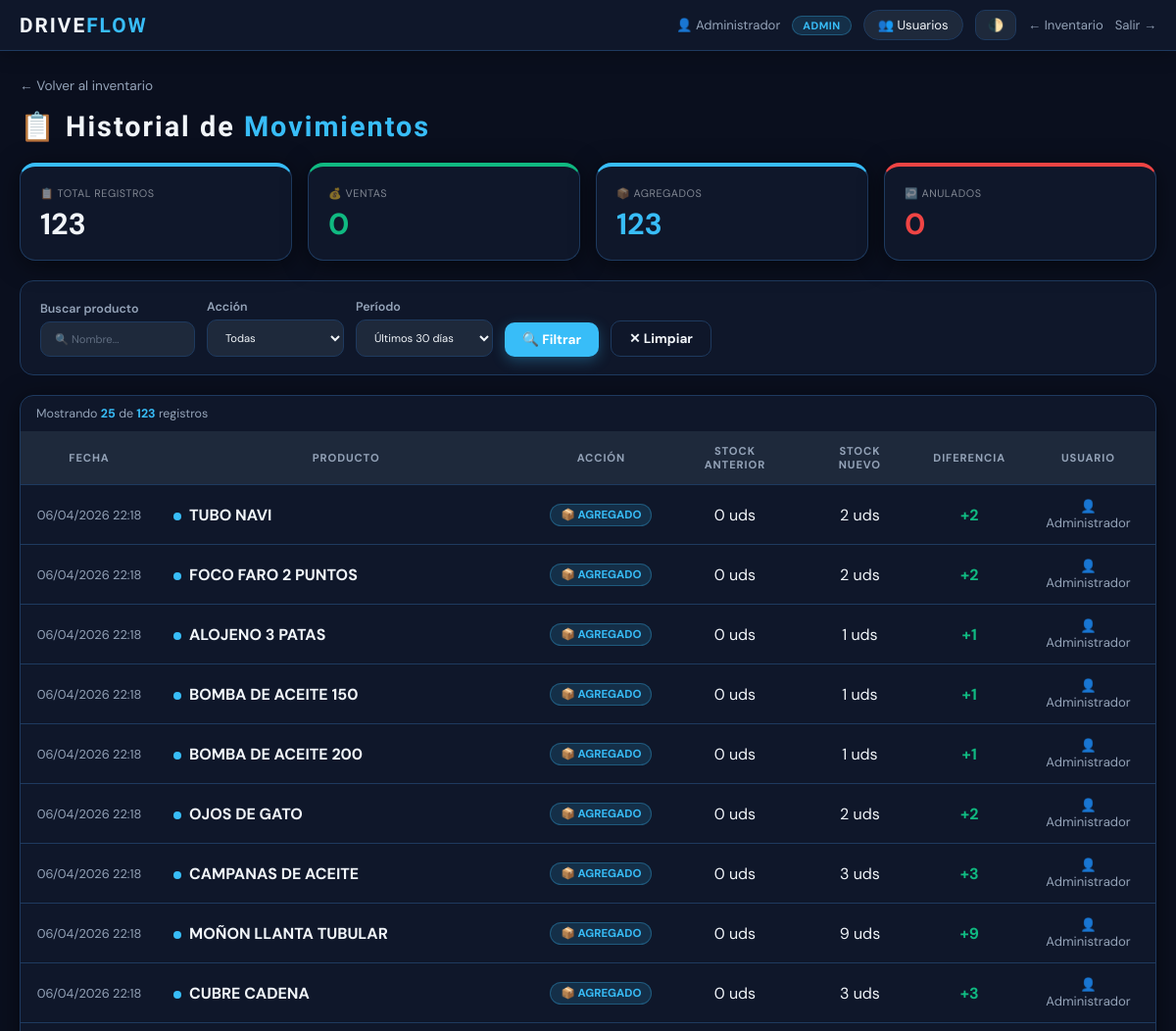
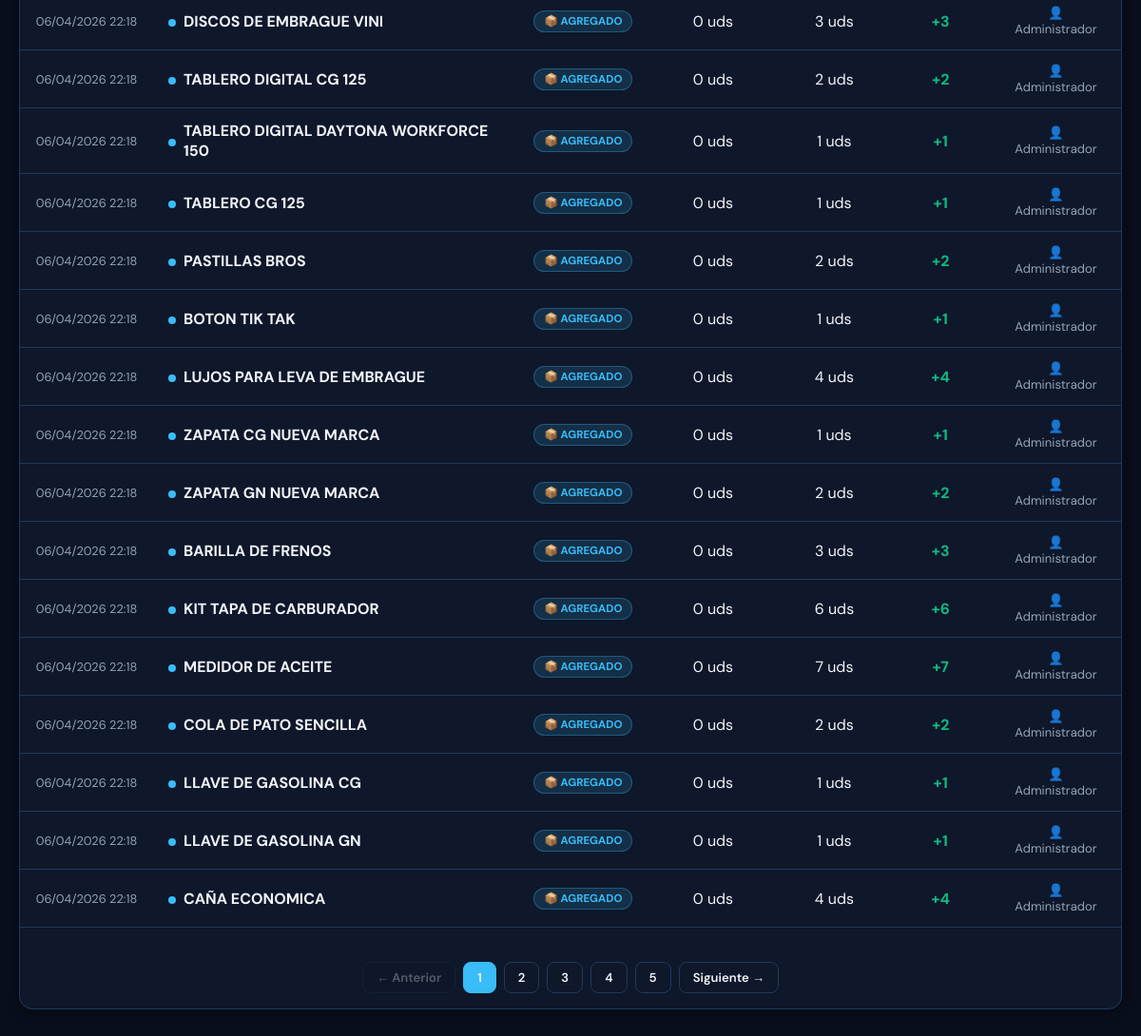
Page /historial (signed in) on the earlier database version (2 pictures, top to bottom).
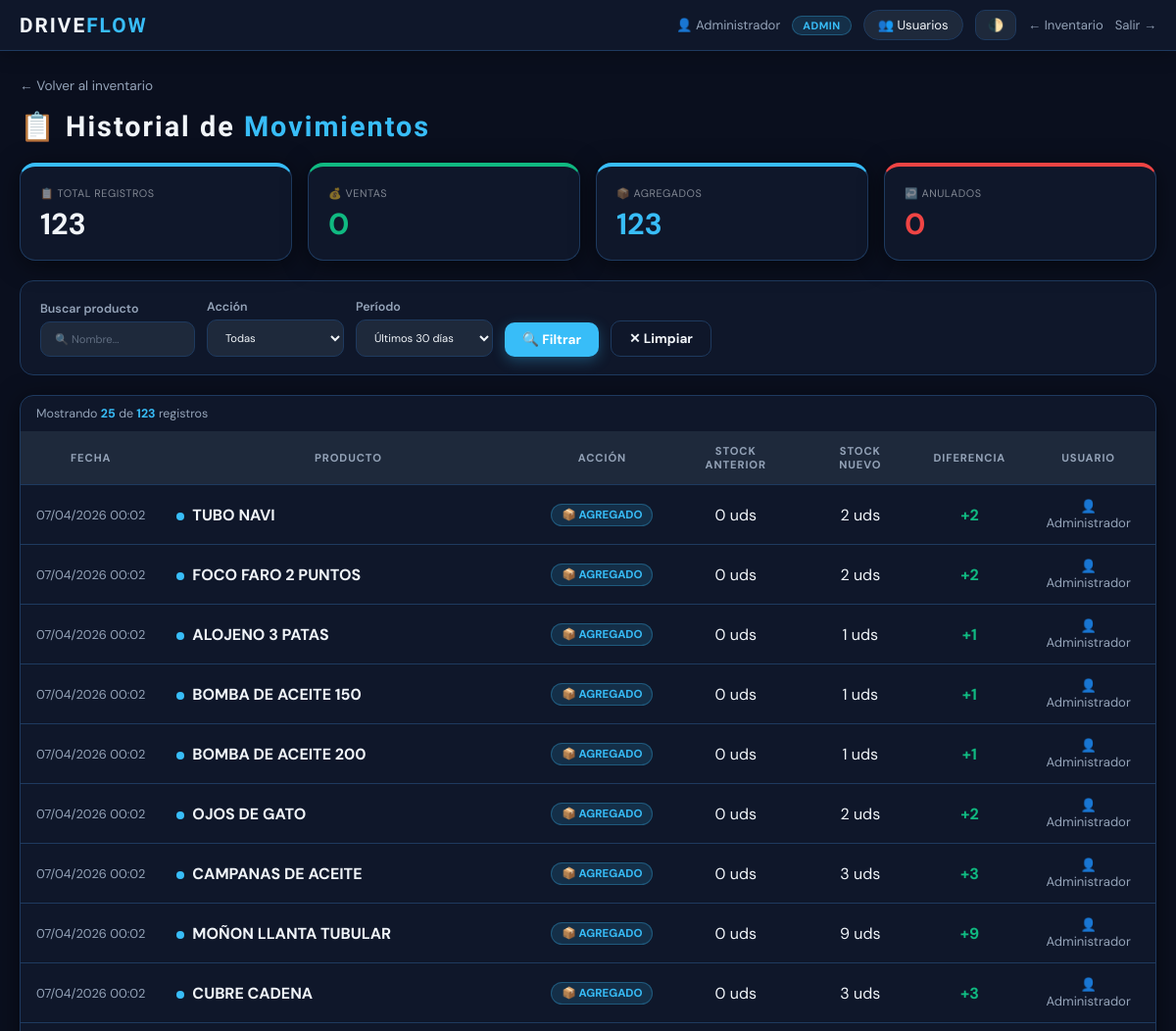
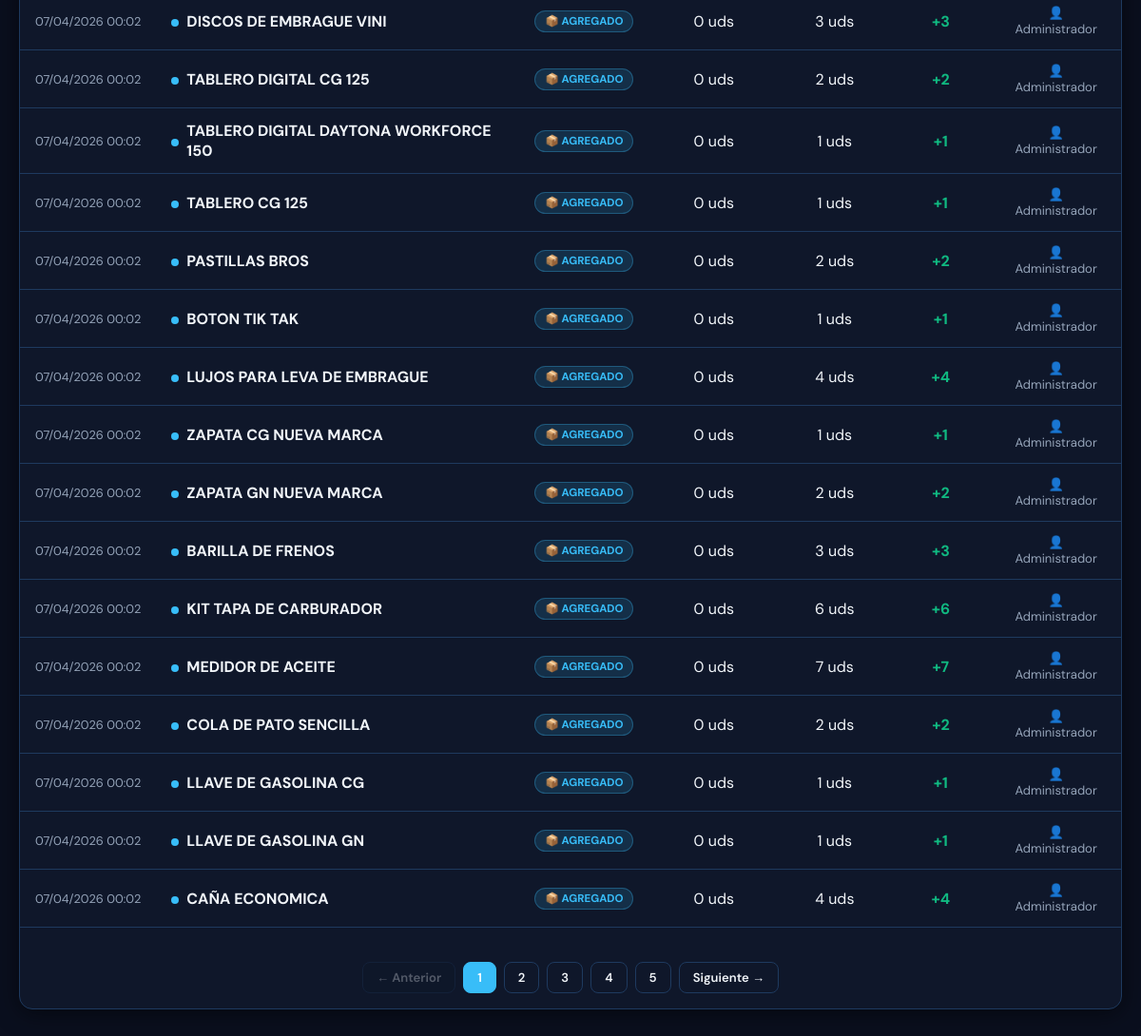
Same page on the later database version (2 pictures, top to bottom).
### models.py (models this page shows, shortened)
class Usuario(db.Model):
    __tablename__ = 'usuario'
    id            = db.Column(db.Integer, primary_key=True)
    username      = db.Column(db.String(50), nullable=False, unique=True)
    password_hash = db.Column(db.String(256), nullable=False)
    nombre        = db.Column(db.String(100), default='')
    rol           = db.Column(db.String(20), default='vendedor')  # admin|supervisor|cajero|vendedor
    activo        = db.Column(db.Boolean, default=True)
    creado_en     = db.Column(db.DateTime, default=datetime.utcnow)
    ventas        = db.relationship('Venta', backref='usuario', lazy=True, foreign_keys='Venta.usuario_id')

class HistorialStock(db.Model):
    __tablename__ = 'historial_stock'
    id             = db.Column(db.Integer, primary_key=True)
    repuesto_id    = db.Column(db.Integer, db.ForeignKey('repuesto.id', ondelete='CASCADE'), nullable=False)
    usuario_id     = db.Column(db.Integer, db.ForeignKey('usuario.id'), nullable=True)
    fecha          = db.Column(db.DateTime, default=datetime.utcnow)
    stock_anterior = db.Column(db.Integer, nullable=False)
    stock_nuevo    = db.Column(db.Integer, nullable=False)
    accion         = db.Column(db.String(50), nullable=False)
    usuario        = db.relationship('Usuario', foreign_keys=[usuario_id], lazy=True)

class Repuesto(db.Model):
    __tablename__ = 'repuesto'
    id           = db.Column(db.Integer, primary_key=True)
    nombre       = db.Column(db.String(100), nullable=False, unique=True)
    p_costo      = db.Column(db.Float, nullable=False)
    p_venta      = db.Column(db.Float, nullable=False)
    stock        = db.Column(db.Integer, nullable=False, default=0)
    vendido      = db.Column(db.Integer, default=0)
    stock_minimo = db.Column(db.Integer, default=5)
    foto_url     = db.Column(db.String(255), nullable=True)   # ← foto del producto
    ventas    = db.relationship('Venta', backref='repuesto', cascade='all, delete-orphan', lazy=True)
    historial = db.relationship('HistorialStock', backref='repuesto', cascade='all, delete-orphan', lazy=True)

### routes/historial.py (the view, shortened to what this page needs)
@historial_bp.route('/historial')
def index():
    accion   = request.args.get('accion', '')
    producto = request.args.get('producto', '').upper().strip()
    dias     = int(request.args.get('dias', 30))
    page     = int(request.args.get('page', 1))
    per_page = 25
    desde = datetime.utcnow() - timedelta(days=dias)
    query = HistorialStock.query.filter(HistorialStock.fecha >= desde)
    if accion:
        query = query.filter(HistorialStock.accion == accion)
    total     = query.count()
    registros = query.order_by(HistorialStock.fecha.desc())\
                     .offset((page-1)*per_page).limit(per_page).all()
    total_pags = max(1, (total + per_page - 1) // per_page)
    stats = {
        'total':    HistorialStock.query.filter(HistorialStock.fecha >= desde).count(),
        'vendidos': HistorialStock.query.filter(HistorialStock.fecha >= desde,
                    HistorialStock.accion == 'VENDIDO').count(),
        'agregados':HistorialStock.query.filter(HistorialStock.fecha >= desde,
                    HistorialStock.accion == 'AGREGADO').count(),
        'anulados': HistorialStock.query.filter(HistorialStock.fecha >= desde,
                    HistorialStock.accion == 'ANULADO').count(),
        'editados': HistorialStock.query.filter(HistorialStock.fecha >= desde,
                    HistorialStock.accion == 'EDITADO').count(),
    }
    return render_template('historial.html',
        registros=registros, stats=stats,
        accion=accion, producto=producto, dias=dias,
        page=page, total_pags=total_pags, total=total)

### templates/historial.html (shortened to what this page needs)
<!DOCTYPE html>
<html lang="es">
<head>
    <link rel="stylesheet" href="{{ url_for('static', filename='css/main.css') }}">
</head>
<body>
<nav class="topbar">
    <div class="topbar-left">
        <span class="logo-sm">DRIVE<span>FLOW</span></span>
    </div>
    <div class="topbar-right">
        <span class="user-info">👤 {{ session.get('user_nombre') }}</span>
        <span class="rol-badge rol-{{ session.get('user_rol','vendedor') }}">{{ session.get('user_rol','vendedor').upper() }}</span>
        {% if session.get('user_rol') == 'admin' %}
        <a href="/usuarios" class="btn-alerta" style="text-decoration:none">👥 Usuarios</a>
        {% endif %}
        <button class="theme-btn" onclick="toggleTheme()">🌓</button>
        <a href="/" class="btn-logout">← Inventario</a>
        <a href="/logout" class="btn-logout">Salir →</a>
    </div>
</nav>
<div class="container">
    <a href="/" class="back-link">← Volver al inventario</a>
    <div class="page-title">📋 Historial de <span>Movimientos</span></div>
    <div class="kpis" style="margin-bottom:20px">
        <div class="kpi kpi-blue">
            <small>📋 TOTAL REGISTROS</small>
            <strong>{{ stats.total }}</strong>
        </div>
        <div class="kpi kpi-green">
            <small>💰 VENTAS</small>
            <strong style="color:var(--success)">{{ stats.vendidos }}</strong>
        </div>
        <div class="kpi kpi-blue">
            <small>📦 AGREGADOS</small>
            <strong style="color:var(--primary)">{{ stats.agregados }}</strong>
        </div>
        <div class="kpi kpi-red">
            <small>↩️ ANULADOS</small>
            <strong style="color:var(--danger)">{{ stats.anulados }}</strong>
        </div>
    </div>
    <form method="GET" action="/historial">
        <div class="filtros">
            <div class="filtro-grupo">
                Buscar producto
                <input type="text" name="producto" placeholder="🔍 Nombre..." value="{{ producto }}">
            </div>
            <div class="filtro-grupo">
                Acción
                <select name="accion">
                    <option value="">Todas</option>
                </select>
            </div>
            <div class="filtro-grupo">
                Período
                <select name="dias">
                    <option value="30"  {{ 'selected' if dias==30 }}>Últimos 30 días</option>
                </select>
            </div>
            <button type="submit" class="btn btn-primary">🔍 Filtrar</button>
            <a href="/historial" class="btn btn-outline">✕ Limpiar</a>
        </div>
    </form>
    <div class="card card-table">
        {% if registros %}
        <div class="total-info" style="padding:10px 16px">
            Mostrando <strong class="hi">{{ registros|length }}</strong> de <strong class="hi">{{ total }}</strong> registros
        </div>
        <table>
            <thead>
                <tr>
                    <th style="width:140px">Fecha</th>
                    <th>Producto</th>
                    <th>Acción</th>
                    <th>Stock anterior</th>
                    <th>Stock nuevo</th>
                    <th>Diferencia</th>
                    <th>Usuario</th>
                </tr>
            </thead>
            <tbody>
            {% for h in registros %}
            {% set diff = h.stock_nuevo - h.stock_anterior %}
            <tr>
                <td style="font-size:.8em; color:var(--muted); white-space:nowrap">
                    {{ h.fecha.strftime('%d/%m/%Y %H:%M') }}
                </td>
                <td class="td-left">
                    <div style="display:flex; align-items:center; gap:8px">
                        <span class="dot dot-{{ h.accion }}"></span>
                        <b>{{ h.repuesto.nombre if h.repuesto else '—' }}</b>
                    </div>
                </td>
                <td>
                    <span class="accion-badge accion-{{ h.accion }}">
                        {% if h.accion == 'VENDIDO' %}💰
                        {% elif h.accion == 'AGREGADO' %}📦
                        {% elif h.accion == 'EDITADO' %}✏️
                        {% elif h.accion == 'ANULADO' %}↩️
                        {% endif %}
                        {{ h.accion }}
                    </span>
                </td>
                <td>{{ h.stock_anterior }} uds</td>
                <td>{{ h.stock_nuevo }} uds</td>
                <td>
                    {% if diff > 0 %}
                        <span class="diff-pos">+{{ diff }}</span>
                    {% elif diff < 0 %}
                        <span class="diff-neg">{{ diff }}</span>
                    {% else %}
                        <span class="diff-neu">—</span>
                    {% endif %}
                </td>
                <td style="font-size:.82em; color:var(--muted)">
                    {% if h.usuario_id %}
                        {% set u = h.usuario %}
                        👤 {{ u.nombre or u.username if u else '—' }}
                    {% else %}
                        —
                    {% endif %}
                </td>
            </tr>
            {% endfor %}
            </tbody>
        </table>
        {% if total_pags > 1 %}
        <div class="paginacion" style="padding:16px">
            <a href="?page={{ page-1 }}&accion={{ accion }}&producto={{ producto }}&dias={{ dias }}"
               class="pag-btn {{ 'disabled' if page <= 1 }}">← Anterior</a>
            {% for p in range(1, total_pags+1) %}
                {% if p == page %}
                    <span class="pag-btn active">{{ p }}</span>
                {% elif p <= 3 or p >= total_pags-2 or (p >= page-2 and p <= page+2) %}
                    <a href="?page={{ p }}&accion={{ accion }}&producto={{ producto }}&dias={{ dias }}"
                       class="pag-btn">{{ p }}</a>
                {% elif p == 4 or p == total_pags-3 %}
                    <span style="color:var(--muted);padding:0 4px">...</span>
                {% endif %}
            {% endfor %}
            <a href="?page={{ page+1 }}&accion={{ accion }}&producto={{ producto }}&dias={{ dias }}"
               class="pag-btn {{ 'disabled' if page >= total_pags }}">Siguiente →</a>
        </div>
        {% endif %}
        {% else %}
        <div class="empty-state">
            <div>📋</div>
            <p>No hay registros con los filtros seleccionados.</p>
        </div>
        {% endif %}
    </div>
</div>
</body>
</html>

### static/css/main.css (style rules this page uses)
:root { --bg:#0a0f1e;--panel:#0f172a;--panel2:#1e293b; --text:#f1f5f9;--muted:#94a3b8;--border:#1e3a5f; --primary:#38bdf8;--success:#10b981;--danger:#ef4444;--warning:#f59e0b; --r:14px;--sh:0 4px 24px rgba(0,0,0,.5);--t:.25s ease; }
*,*::before,*::after { box-sizing:border-box;margin:0 }
body { background:var(--bg);color:var(--text);font-family:'DM Sans',sans-serif;transition:background var(--t),color var(--t);min-height:100vh;padding-bottom:80px }
.topbar { display:flex;justify-content:space-between;align-items:center;padding:10px 20px;background:var(--panel);border-bottom:1px solid var(--border);position:sticky;top:0;z-index:80;box-shadow:0 2px 20px rgba(0,0,0,.3) }
.topbar-left .logo-sm { font-family:'Rajdhani',sans-serif;font-size:1.3em;font-weight:700;letter-spacing:2px }
.topbar-left .logo-sm span { color:var(--primary) }
.topbar-right { display:flex;align-items:center;gap:12px;flex-wrap:wrap }
.user-info { font-size:.82em;color:var(--muted) }
.rol-badge { font-size:.68em;font-weight:700;padding:2px 10px;border-radius:20px;letter-spacing:.5px }
.rol-admin { background:rgba(56,189,248,.15);color:var(--primary);border:1px solid rgba(56,189,248,.3) }
.btn-alerta { background:var(--panel2);border:1px solid var(--border);color:var(--text);padding:6px 14px;border-radius:20px;cursor:pointer;font-size:.82em;font-family:inherit;transition:var(--t);position:relative }
.theme-btn { background:var(--panel2);border:1px solid var(--border);color:var(--text);padding:6px 12px;border-radius:10px;cursor:pointer;font-size:.82em;font-weight:600;font-family:inherit;transition:var(--t) }
.btn-logout { font-size:.82em;color:var(--muted);text-decoration:none;transition:color var(--t) }
.container { max-width:1200px;margin:auto;padding:24px 20px }
.kpis { display:grid;grid-template-columns:repeat(auto-fit,minmax(210px,1fr));gap:16px;margin-bottom:22px }
.kpi { background:var(--panel);padding:20px;border-radius:16px;border:1px solid var(--border);border-top:4px solid var(--primary);box-shadow:var(--sh);transition:transform .3s cubic-bezier(.175,.885,.32,1.275),box-shadow .3s;cursor:default }
.kpi small { display:block;font-size:.68em;opacity:.5;margin-bottom:8px;letter-spacing:.5px;text-transform:uppercase }
.kpi strong { display:block;font-size:1.9em;font-weight:700;line-height:1.1 }
.kpi-blue { border-top-color:var(--primary) }
.kpi-green { border-top-color:var(--success) }
.kpi-red { border-top-color:var(--danger) }
.card { background:var(--panel);border:1px solid var(--border);border-radius:var(--r);padding:16px;margin-bottom:16px;box-shadow:var(--sh) }
.card-table { padding:0;overflow-x:auto }
input[type=text],input[type=number],input[type=password] { background:var(--panel2);color:var(--text);border:1px solid var(--border);padding:10px 14px;border-radius:10px;outline:none;width:100%;font-family:inherit;font-size:.9em;transition:border-color var(--t),box-shadow var(--t) }
input::placeholder { color:var(--muted);opacity:.55 }
.btn { display:inline-flex;align-items:center;justify-content:center;gap:5px;padding:9px 18px;border-radius:10px;border:none;cursor:pointer;font-weight:700;font-size:.85em;text-decoration:none;white-space:nowrap;font-family:inherit;transition:transform var(--t),filter var(--t),box-shadow var(--t) }
.btn-primary { background:var(--primary);color:#fff;box-shadow:0 4px 14px rgba(56,189,248,.3) }
.btn-outline { background:transparent;border:1px solid var(--border);color:var(--text) }
table { width:100%;border-collapse:collapse }
thead th { background:var(--panel2);color:var(--muted);padding:13px 16px;font-size:.7em;text-transform:uppercase;letter-spacing:.08em;text-align:center;border-bottom:1px solid var(--border) }
tbody tr { transition:background var(--t) }
td { padding:13px 16px;border-bottom:1px solid var(--border);text-align:center;vertical-align:middle }
.td-left { text-align:left }

Differences in the rows shown:
changed HistorialStock "TUBO NAVI": fecha "06/04/2026 22:18" → "07/04/2026 00:02"
changed HistorialStock "FOCO FARO 2 PUNTOS": fecha "06/04/2026 22:18" → "07/04/2026 00:02"
changed HistorialStock "ALOJENO 3 PATAS": fecha "06/04/2026 22:18" → "07/04/2026 00:02"
changed HistorialStock "BOMBA DE ACEITE 150": fecha "06/04/2026 22:18" → "07/04/2026 00:02"
changed HistorialStock "BOMBA DE ACEITE 200": fecha "06/04/2026 22:18" → "07/04/2026 00:02"
changed HistorialStock "OJOS DE GATO": fecha "06/04/2026 22:18" → "07/04/2026 00:02"
changed HistorialStock "CAMPANAS DE ACEITE": fecha "06/04/2026 22:18" → "07/04/2026 00:02"
changed HistorialStock "MOÑON LLANTA TUBULAR": fecha "06/04/2026 22:18" → "07/04/2026 00:02"
changed HistorialStock "CUBRE CADENA": fecha "06/04/2026 22:18" → "07/04/2026 00:02"
changed HistorialStock "DISCOS DE EMBRAGUE VINI": fecha "06/04/2026 22:18" → "07/04/2026 00:02"
changed HistorialStock "TABLERO DIGITAL CG 125": fecha "06/04/2026 22:18" → "07/04/2026 00:02"
changed HistorialStock "TABLERO DIGITAL DAYTONA WORKFORCE 150": fecha "06/04/2026 22:18" → "07/04/2026 00:02"
changed HistorialStock "TABLERO CG 125": fecha "06/04/2026 22:18" → "07/04/2026 00:02"
changed HistorialStock "PASTILLAS BROS": fecha "06/04/2026 22:18" → "07/04/2026 00:02"
changed HistorialStock "BOTON TIK TAK": fecha "06/04/2026 22:18" → "07/04/2026 00:02"
changed HistorialStock "LUJOS PARA LEVA DE EMBRAGUE": fecha "06/04/2026 22:18" → "07/04/2026 00:02"
changed HistorialStock "ZAPATA CG NUEVA MARCA": fecha "06/04/2026 22:18" → "07/04/2026 00:02"
changed HistorialStock "ZAPATA GN NUEVA MARCA": fecha "06/04/2026 22:18" → "07/04/2026 00:02"
changed HistorialStock "BARILLA DE FRENOS": fecha "06/04/2026 22:18" → "07/04/2026 00:02"
changed HistorialStock "KIT TAPA DE CARBURADOR": fecha "06/04/2026 22:18" → "07/04/2026 00:02"
changed HistorialStock "MEDIDOR DE ACEITE": fecha "06/04/2026 22:18" → "07/04/2026 00:02"
changed HistorialStock "COLA DE PATO SENCILLA": fecha "06/04/2026 22:18" → "07/04/2026 00:02"
changed HistorialStock "LLAVE DE GASOLINA CG": fecha "06/04/2026 22:18" → "07/04/2026 00:02"
changed HistorialStock "LLAVE DE GASOLINA GN": fecha "06/04/2026 22:18" → "07/04/2026 00:02"
changed HistorialStock "CAÑA ECONOMICA": fecha "06/04/2026 22:18" → "07/04/2026 00:02"
